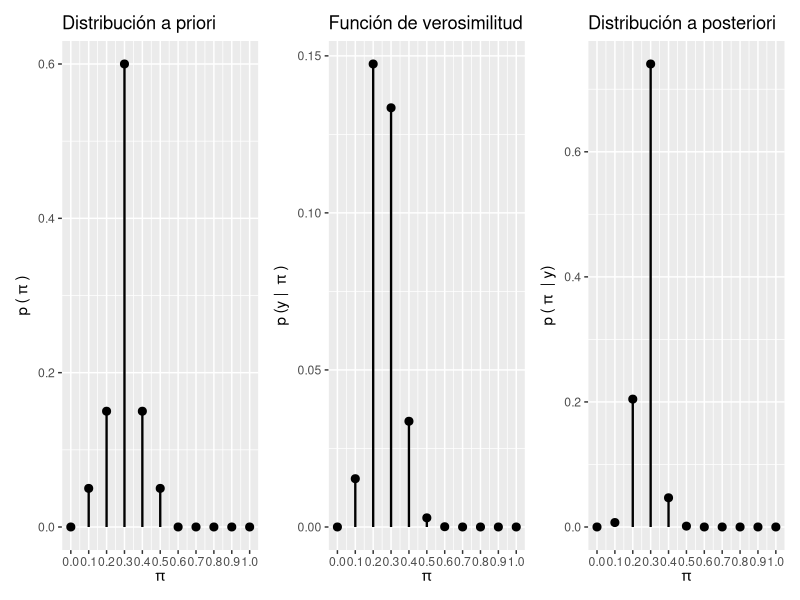
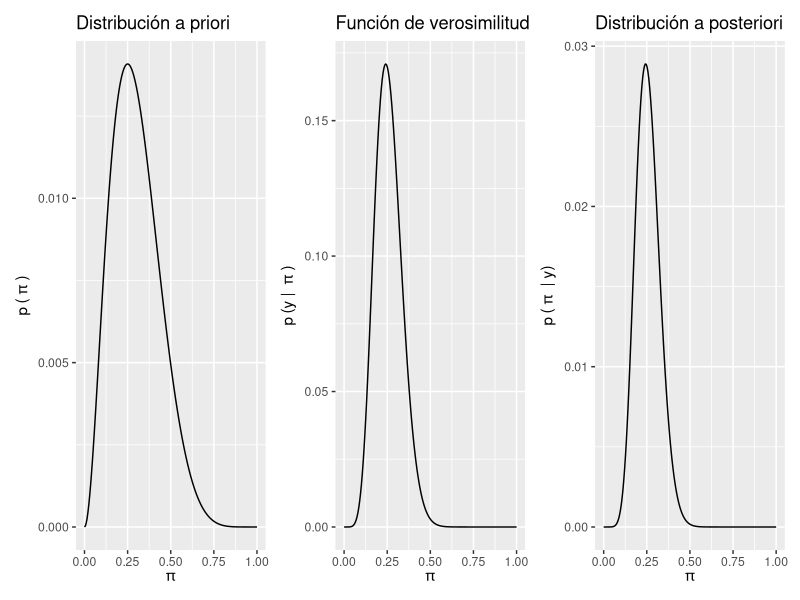

Write the R code that produced these figures, in order.
## ---- chunk 1
library(ggplot2)
library(patchwork)
## ---- chunk 2
#| fig-align: center
#| fig-width: 12
# Determinar grilla de puntos
pi_grid <- seq(0, 1, length.out = 11)
print(pi_grid)

# Especificar prior
# Tenemos $1000 y los dividimos en los diferentes valores de "pi"
prior_ <- c(0, 50, 150, 600, 150, 50, 0, 0, 0, 0, 0)
prior <- prior_ / sum(prior_)

# Recolectar datos
cantidad_de_cereales <- 29 # n
cantidad_de_cereales_amarillos <- 7 # y

# Calcular verosimilitud para cada valor de "pi" en la grilla
likelihood <- dbinom(
  cantidad_de_cereales_amarillos,
  cantidad_de_cereales,
  pi_grid
)

# Obtener posterior
posterior_ <- prior * likelihood
posterior <- posterior_ / sum(posterior_) # normalización

# Graficar prior
plt_prior <- data.frame(x = pi_grid, y = prior) |>
  ggplot() +
  geom_segment(aes(x = x, xend = x, y = 0, yend = y), linewidth = 0.8) +
  geom_point(aes(x = x, y = y), size = 2.4) +
  scale_x_continuous(breaks = pi_grid) +
  labs(
    x = expression(pi),
    y = expression(p ~ "(" ~ pi ~ ")"),
    title = "Distribución a priori"
  )

# Graficar verosimilitud
plt_likelihood <- data.frame(x = pi_grid, y = likelihood) |>
  ggplot() +
  geom_segment(aes(x = x, xend = x, y = 0, yend = y), linewidth = 0.8) +
  geom_point(aes(x = x, y = y), size = 2.4) +
  scale_x_continuous(breaks = pi_grid) +
  labs(
    x = expression(pi),
    y = expression(p ~ "(y | " ~ pi ~ ")"),
    title = "Función de verosimilitud"
  )

# Graficar posterior
plt_posterior <- data.frame(x = pi_grid, y = posterior) |>
  ggplot() +
  geom_segment(aes(x = x, xend = x, y = 0, yend = y), linewidth = 0.8) +
  geom_point(aes(x = x, y = y), size = 2.4) +
  scale_x_continuous(breaks = pi_grid) +
  labs(
    x = expression(pi),
    y = expression(p ~ "(" ~ pi ~ " | y)"),
    title = "Distribución a posteriori"
  )

# Concatenar graficos
plt_prior | plt_likelihood | plt_posterior
## ---- chunk 3
#| fig-align: center
#| fig-width: 12
# Determinar grilla de puntos
pi_grid <- seq(0, 1, length.out = 200)

# Obtener prior
prior_ <- dbeta(pi_grid, 3, 7)
prior <- prior_ / sum(prior_)

# Calcular verosimilitud para cada valor de "pi"
likelihood <- dbinom(
  cantidad_de_cereales_amarillos,
  cantidad_de_cereales,
  pi_grid
)

# Obtener posterior
posterior_ <- prior * likelihood
posterior <- posterior_ / sum(posterior_)

# Graficar prior
plt_prior <- data.frame(x = pi_grid, y = prior) |>
  ggplot() +
  geom_line(aes(x = x, y = y)) +
  labs(
    x = expression(pi),
    y = expression(p ~ "(" ~ pi ~ ")"),
    title = "Distribución a priori"
  )

# Graficar verosimilitud
plt_likelihood <- data.frame(x = pi_grid, y = likelihood) |>
  ggplot() +
  geom_line(aes(x = x, y = y)) +
  labs(
    x = expression(pi),
    y = expression(p ~ "(y | " ~ pi ~ ")"),
    title = "Función de verosimilitud"
  )

# Graficar posterior
plt_posterior <- data.frame(x = pi_grid, y = posterior) |>
  ggplot() +
  geom_line(aes(x = x, y = y)) +
  labs(
    x = expression(pi),
    y = expression(p ~ "(" ~ pi ~ " | y)"), 
    title = "Distribución a posteriori"
  )

# Concatenar graficos
plt_prior | plt_likelihood | plt_posterior
